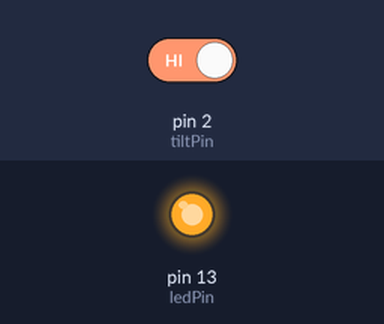
This sketch was run on a simulated Arduino Uno, built with avr-gcc and run on an emulated ATmega328P. On the bench: output pins drawn as LEDs (lit = HIGH). The inputs (shaded band) are chosen by the test bench; at power-on: pin 2 (tiltPin) HIGH.

Above: at 1.2 s.
1.3 s: pin 2 (tiltPin) driven LOW
At 2.4 s:
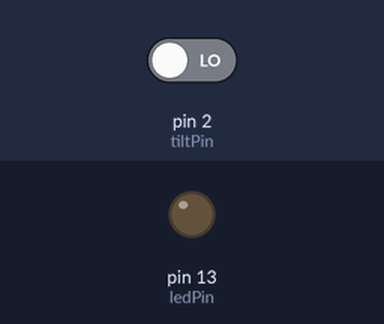
2.8 s: pin 2 (tiltPin) driven HIGH
At 3.6 s:
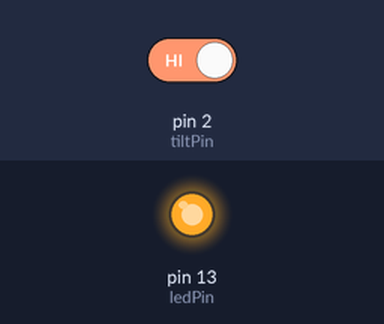
Timing chart, 0 to 5.8 s (numbered marks = the images above; inputs shaded):
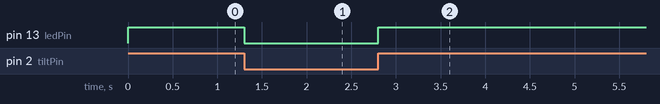

Measured:
- after the input at 1.3 s, pin 13 (ledPin): HIGH → LOW at once
- after the input at 2.8 s, pin 13 (ledPin): LOW → HIGH at once

The sketch:

5_tiltBallSwitch.ino
```cpp
const int ledPin = 13;
const int tiltPin = 2;

void setup()
{
    pinMode(ledPin, OUTPUT);
    pinMode(tiltPin, INPUT);
    digitalWrite(tiltPin, HIGH);
}

void loop()
{
    int digitalVal;

    digitalVal = digitalRead(tiltPin);
    if(digitalVal == HIGH)
    {
        digitalWrite(ledPin, HIGH);
    }
    else
    {
        digitalWrite(ledPin, LOW);
    }
}
```
